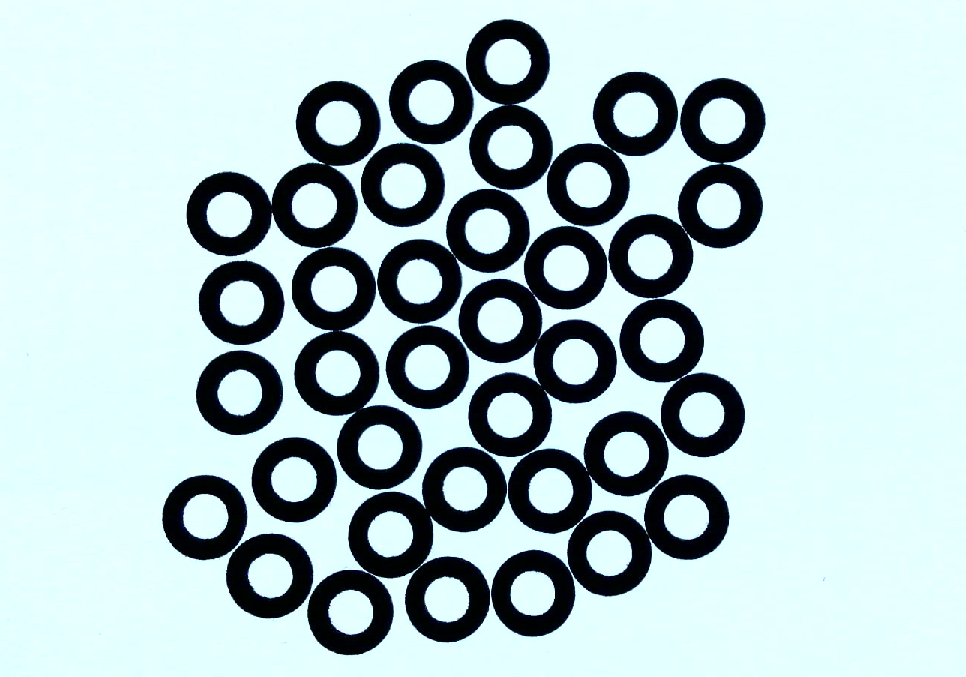
//> input picture Complex-Example/src.png, 966 x 677 px
$ ./complex   (built with g++ and OpenCV 4)
//> lines starting //> are read from the running program, lines starting //| are printed output that depends on the picture; after the words box and inside, x2 and y2 are one past the last pixel; in counts of white or black regions, pixels touching at a corner belong together
#include <iostream>
#include <opencv2/opencv.hpp>
#include <time.h>

using namespace cv;
using namespace std;

Vec3b RandomColor(int value);
Mat tiqu(Mat src_bit, Mat src_bit1);
Mat tiqu_b(Mat src_bit, Mat src_bit1);

int main()
{
	clock_t start, end;
	start = clock();
	Mat src, src1, src_gray, src_th, src_open;
	src = imread("src.png");
//> src is the input picture: 677 rows x 966 cols, CV_8UC3; mean B, G, R 198.4, 196.2, 175.7
	if (!src.data)
	{
		printf("load image error！ \n");
		return -1;
	}

	src.copyTo(src1);
	cvtColor(src, src_gray, CV_RGB2GRAY);
	threshold(src_gray, src_th, 0, 255, CV_THRESH_OTSU);
//> src_th: 677 rows x 966 cols, CV_8UC1; 76.7% white; 18 black regions, largest, box (x1, y1, x2, y2) and area: (491, 411, 729, 636) 20199, (307, 447, 507, 655) 16614, (459, 226, 617, 457) 15557
	src_th = 255 - src_th;

	Mat src_3;
	cvtColor(src_th, src_3, CV_GRAY2RGB);

	float maxValue = 0;
	Mat imageThin(src_th.size(), CV_32FC1);
	distanceTransform(src_th, imageThin, CV_DIST_L2, 3);
	Mat distShow;
	distShow = Mat::zeros(src_th.size(), CV_8UC1);

	for (int i = 0; i<imageThin.rows; i++)
	{
		for (int j = 0; j<imageThin.cols; j++)
		{
			if (imageThin.at<float>(i, j)>maxValue)
			{
				maxValue = imageThin.at<float>(i, j);
			}
		}
	}
//> this loop made 677 passes
//> maxValue on passes 1 to 3: 0, 0, 0
//> after the loop, maxValue = 11.5
	for (int i = 0; i<imageThin.rows; i++)
	{
		for (int j = 0; j<imageThin.cols; j++)
		{
			if (imageThin.at<float>(i, j)>maxValue / 1.9)
			{
				distShow.at<uchar>(i, j) = 255;
			}
		}
	}
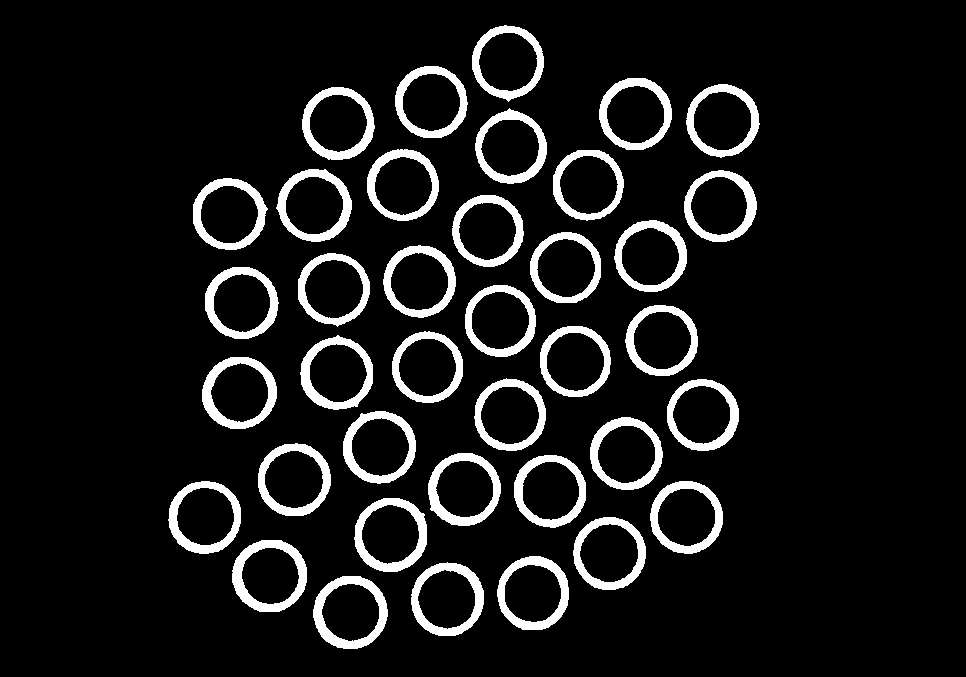
//> distShow: 677 rows x 966 cols, CV_8UC1; 9.4% white; 38 white regions

	vector<vector<Point>> contours;
	vector<Vec4i> hierarchy;
	findContours(distShow, contours, hierarchy, RETR_TREE, CHAIN_APPROX_SIMPLE, Point());
//> contours = 76 contours; largest, box (x1, y1, x2, y2) and area: (232, 540, 307, 612) 4212, (354, 498, 427, 572) 4209, (313, 576, 388, 649) 4200, (202, 357, 277, 429) 4163, (411, 562, 484, 636) 4152

	Mat imageContours = Mat::zeros(src.size(), CV_8UC1);
	Mat marks(src.size(), CV_32S);
	marks = Scalar::all(0);
	int index = 0;
	int compCount = 0;
	for (; index >= 0; index = hierarchy[index][0], compCount++)
	{
		drawContours(marks, contours, index, Scalar::all(compCount + 1), 1, 8, hierarchy);
		drawContours(imageContours, contours, index, Scalar(255), 1, 8, hierarchy);
	}
//> this loop made 38 passes
//> index on passes 2 to 13: 2, 4, 6, 8, 10, 12, 14, 16, 18, 20, 22, 24
//> marks: 677 rows x 966 cols, CV_32SC1; 39 distinct labels, from 0 to 38
//> imageContours: 677 rows x 966 cols, CV_8UC1; 2.1% white in thin lines or dots, all inside (x1, y1, x2, y2) = (168, 25, 760, 649)
//> after the loop, index = -1; compCount = 38

	watershed(src_3, marks);
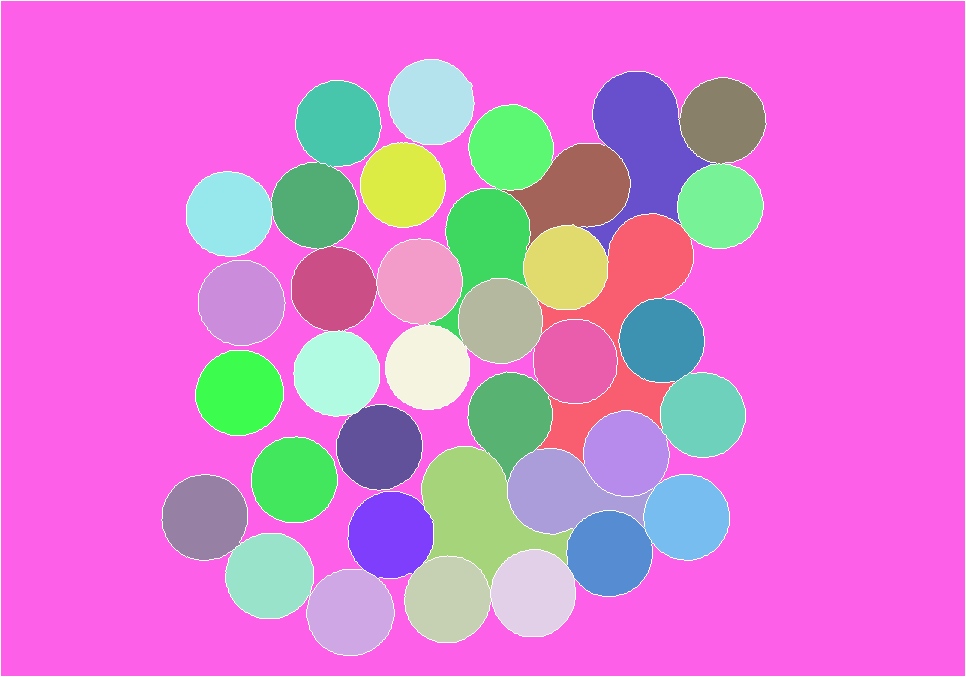
//> marks: 677 rows x 966 cols, CV_32SC1; 39 distinct labels, from -1 to 38; one colour per label, 0 black, -1 white
	Mat PerspectiveImage = Mat::zeros(src.size(), CV_8UC3);
	for (int i = 0; i<marks.rows; i++)
	{
		for (int j = 0; j<marks.cols; j++)
		{
			int index = marks.at<int>(i, j);
			if (marks.at<int>(i, j) == -1)
			{
				PerspectiveImage.at<Vec3b>(i, j) = Vec3b(255, 255, 255);
			}
			else
			{
				PerspectiveImage.at<Vec3b>(i, j) = RandomColor(index);
			}
		}
	}
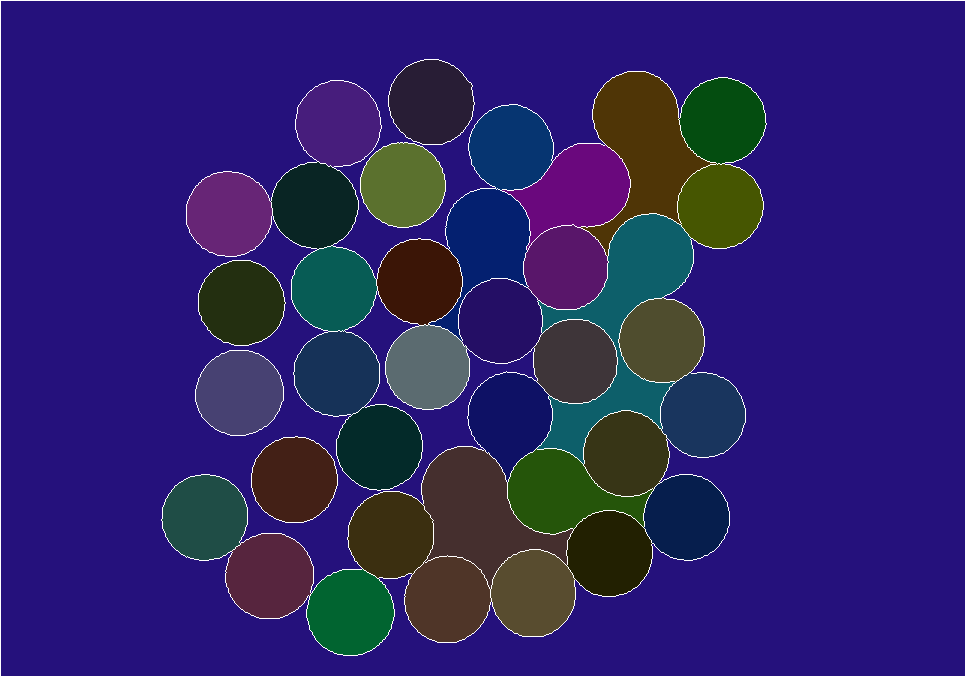
//> PerspectiveImage: 677 rows x 966 cols, CV_8UC3; mean B, G, R 104.5, 34.2, 44.9
//> after the loop, index = -1
	//imshow("caisetu", PerspectiveImage);
	//waitKey(0);

	cvtColor(PerspectiveImage, PerspectiveImage, CV_RGB2GRAY);
//> PerspectiveImage: 677 rows x 966 cols, CV_8UC1
	threshold(PerspectiveImage, PerspectiveImage, 0, 255, CV_THRESH_OTSU);
//> PerspectiveImage: 677 rows x 966 cols, CV_8UC1; 1.8% white in thin lines or dots

	vector<vector<Point>> contours_fenshui;
	findContours(PerspectiveImage, contours_fenshui, RETR_LIST, CHAIN_APPROX_NONE);
//> contours_fenshui = 45 contours; largest, box (x1, y1, x2, y2) and area: (0, 0, 966, 677) 652340, (0, 0, 966, 677) 652338, (161, 71, 767, 656) 205668, (536, 213, 694, 465) 13140, (580, 71, 717, 257) 10777
	drawContours(src, contours_fenshui, -1, Scalar(0, 0, 255), 2);
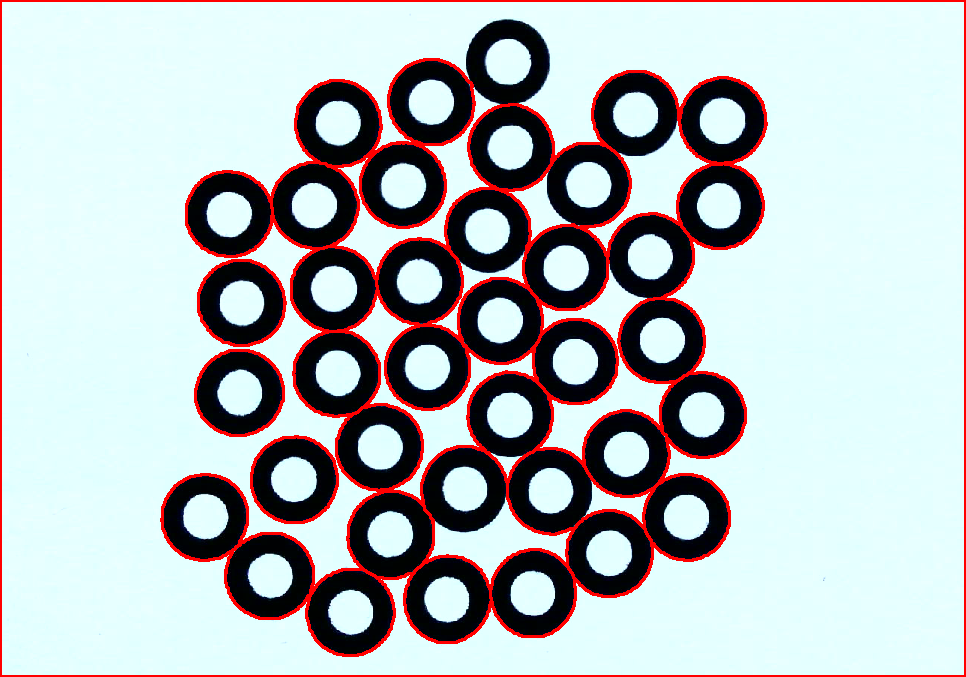
//> src: 677 rows x 966 cols, CV_8UC3; 5.73% of pixels changed, all inside (x1, y1, x2, y2) = (0, 0, 966, 677)

	Mat src_thh;
	threshold(src_gray, src_thh, 0, 255, CV_THRESH_OTSU);
	Mat src_and = 255 - src_thh;
	//imshow("src_and", src_and);
	Mat src_new = Mat::zeros(src.rows, src.cols, CV_8UC1);
	src_new = 255 - src_new;

	for (size_t i = 0; i < contours_fenshui.size(); i++)
	{
		cv::Point root_points[1][10000];
		cv::Mat mask = cv::Mat::zeros(src.rows, src.cols, CV_8UC1);

		for (size_t j = 0; j < contours_fenshui[i].size(); j++)
		{
			root_points[0][j] = cv::Point(contours_fenshui[i][j].x, contours_fenshui[i][j].y);
			mask.at<uchar>(contours_fenshui[i][j].y, contours_fenshui[i][j].x) = 255;
		}
		const cv::Point* ppt[1] = { root_points[0] };
		int npt[] = { contours_fenshui[i].size() };
		fillPoly(mask, ppt, npt, 1, cv::Scalar(255, 255, 255));

		cv::Mat src_bit = mask & src_and;
		src_and = 255 - src_bit & src_and;

		Mat src_bit1;
		src_bit.copyTo(src_bit1);
		if (countNonZero(src_bit) > 10)
		{
			Mat src_temp = tiqu(src_bit, src_bit1);
			src_new = src_new & src_temp;
		}
	}
//> this loop made 45 passes
//> npt on passes 1 to 12: [250], [247], [245], [253], [244], [250], [244], [248], [366], [484], [246], [246]
//> pass 1, `src_and = 255 - src_bit & src_and;`:
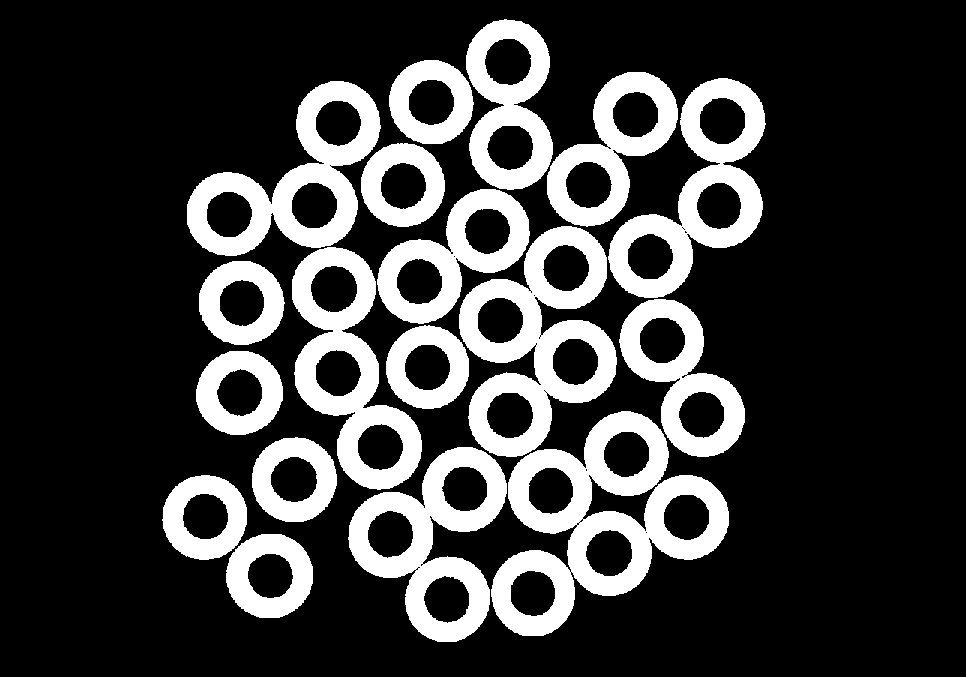
//> src_and: 677 rows x 966 cols, CV_8UC1; 22.7% white; 18 white regions, largest, box (x1, y1, x2, y2) and area: (491, 411, 729, 636) 20199, (459, 226, 617, 457) 15557, (348, 447, 507, 642) 12395
//> pass 1, `Mat src_temp = tiqu(src_bit, src_bit1);`:
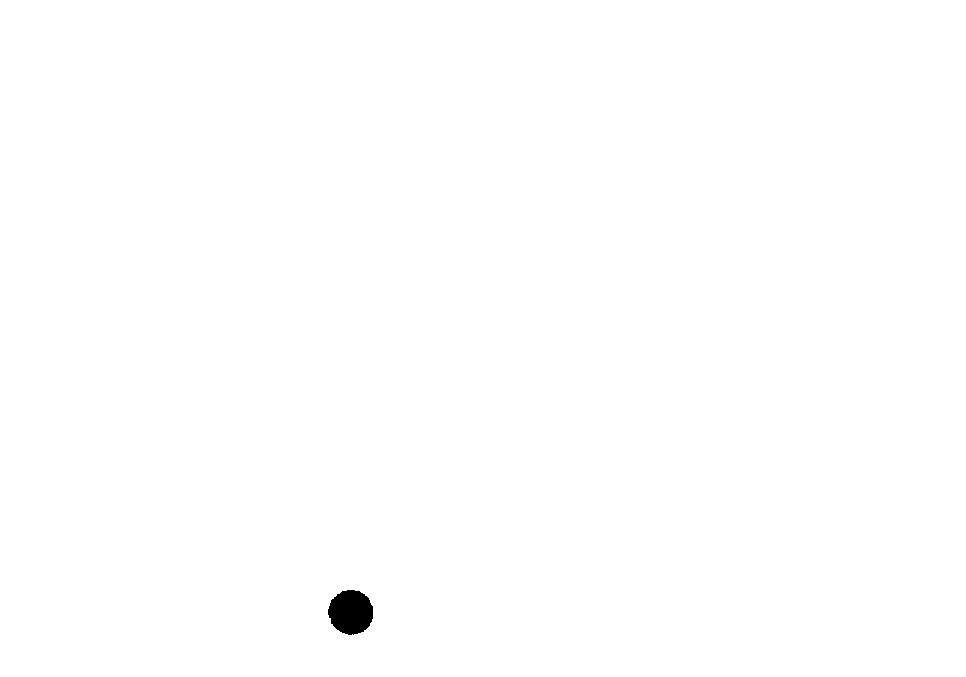
//> src_temp: 677 rows x 966 cols, CV_8UC1; 99.8% white; 1 black region, box (x1, y1, x2, y2) and area: (328, 590, 373, 635) 1569
//> after the loop: src_and: 677 rows x 966 cols, CV_8UC1; every value is 0
//> after the loop: src_new: 677 rows x 966 cols, CV_8UC1; 90.7% white; 38 black regions, largest, box (x1, y1, x2, y2) and area: (485, 39, 531, 85) 1671, (311, 266, 357, 312) 1658, (700, 98, 745, 144) 1656
	Mat src_final;
	src_and.copyTo(src_final);
	if (countNonZero(src_and) > 10)
	{
		Mat src_temp = tiqu(src_and, src_final);
		src_new = src_new & src_temp;
	}


	src_new = 255 - src_new;
	Mat element = getStructuringElement(MORPH_RECT, Size(5, 5));
	erode(src_new, src_new, element);
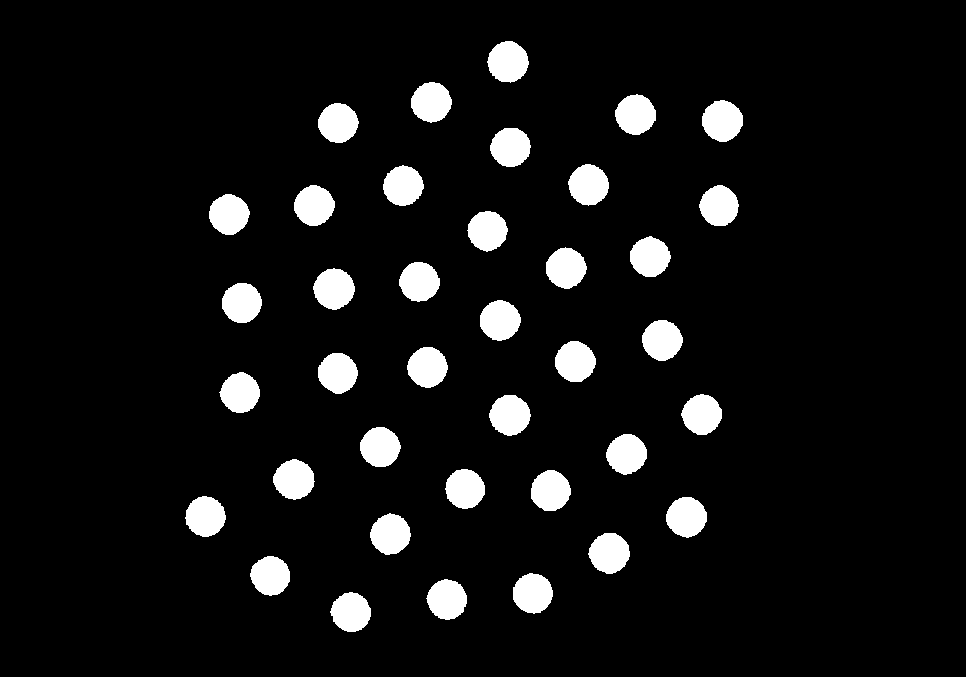
//> src_new: 677 rows x 966 cols, CV_8UC1; 7.3% white; 38 white regions, largest, box (x1, y1, x2, y2) and area: (487, 41, 529, 83) 1316, (702, 100, 743, 142) 1308, (313, 268, 355, 310) 1305
	imshow("dst", 255 - src_new);
	waitKey(0);
	vector<vector<Point>>contours_new;
	cv::findContours(src_new, contours_new, CV_RETR_EXTERNAL, CV_CHAIN_APPROX_NONE);
//> contours_new = 38 contours; largest, box (x1, y1, x2, y2) and area: (487, 41, 529, 83) 1256, (702, 100, 743, 142) 1249, (313, 268, 355, 310) 1246, (489, 395, 531, 436) 1229, (588, 533, 630, 574) 1225
	cout << contours_new.size() << endl;
//| 38
	end = clock();
	cout << end - start << endl;
	return 0;
}
Vec3b RandomColor(int value)
{
	value = value % 120 + 100;
	RNG rng;
	int aa = rng.uniform(0, value);
	int bb = rng.uniform(0, value);
	int cc = rng.uniform(0, value);
	return Vec3b(aa, bb, cc);
}

Mat tiqu(Mat src_bit, Mat src_bit1){
	Mat src_temp;
	vector<vector<Point>>contours_fenshui;
	cv::findContours(src_bit, contours_fenshui, CV_RETR_EXTERNAL, CV_CHAIN_APPROX_NONE);
	std::vector<cv::Point> root_points;
	for (size_t i = 0; i < contours_fenshui.size(); i++){

		cv::Mat mask = cv::Mat::zeros(src_bit.rows, src_bit.cols, CV_8UC1);

		for (size_t j = 0; j < contours_fenshui[i].size(); j++){
			root_points.push_back(cv::Point(contours_fenshui[i][j].x, contours_fenshui[i][j].y));
			mask.at<uchar>(contours_fenshui[i][j].y, contours_fenshui[i][j].x) = 255;
		}
		cv::Point *temp = (cv::Point*) malloc(root_points.size()*sizeof(cv::Point));
		cv::Point* ppt[1] = {temp};

		for (size_t index = 0; index < root_points.size(); index++)
			ppt[0][index] = root_points[index];
		const cv::Point* ppt_[1] = { ppt[0] };

		int npt[] = { contours_fenshui[i].size() };
		fillPoly(mask, ppt_, npt, 1, cv::Scalar(255, 255, 255));
		Mat mask2 = 255 - mask;
		cv::Mat src_bit2 = mask & src_bit1;
		src_temp = src_bit2| mask2;
		free(temp);
	}
	return  src_temp;
}

Mat tiqu_b(Mat src_bit, Mat src_bit1){
	Mat src_temp;
	vector<vector<Point>>contours_fenshui;
	cv::findContours(src_bit, contours_fenshui, CV_RETR_EXTERNAL, CV_CHAIN_APPROX_NONE);
	cv::Point root_points[1][10000];

	for (size_t i = 0; i < contours_fenshui.size(); i++){
		cv::Mat mask = cv::Mat::zeros(src_bit.rows, src_bit.cols, CV_8UC1);

		for (size_t j = 0; j < contours_fenshui[i].size(); j++){
			root_points[0][j] = (cv::Point(contours_fenshui[i][j].x, contours_fenshui[i][j].y));
			mask.at<uchar>(contours_fenshui[i][j].y, contours_fenshui[i][j].x) = 255;
		}
		const cv::Point* ppt_[1] = { root_points[0] };

		int npt[] = { contours_fenshui[i].size() };
		fillPoly(mask, ppt_, npt, 1, cv::Scalar(255, 255, 255));
		Mat mask2 = 255 - mask;
		cv::Mat src_bit2 = mask & src_bit1;
		src_temp = src_bit2 | mask2;
	}
	return  src_temp;
}
